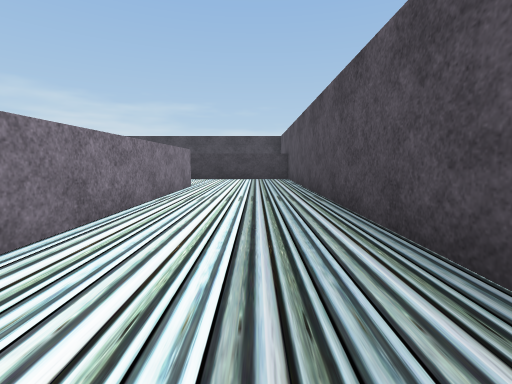
[1] (above)

16 first-person views from a walk through a Unity game level. The camera is 0.64 m above the floor, tilts 6° down and sees 85° across. The floor is counted in squares, 1 m on a side. Each view is taken from the middle of a square. On the plan, view 1 faces up. The plan holds only what a view shows up to about 9 squares ahead; the rest is blank. The place goes on beyond the plan. The player is left out. Some surface patterns are stand-ins.

[2]
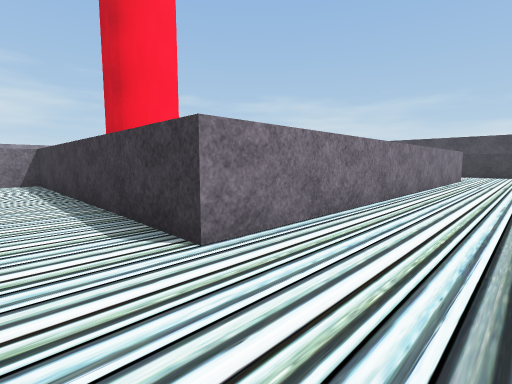

[3]
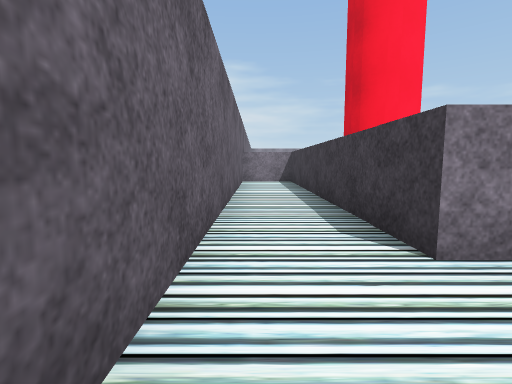

[4]
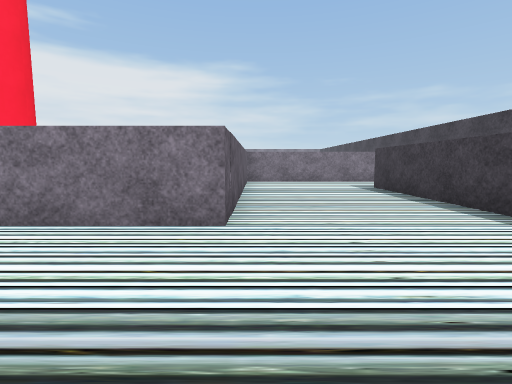

[5]
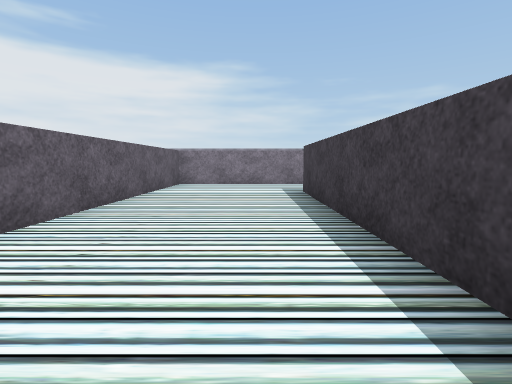

[6]
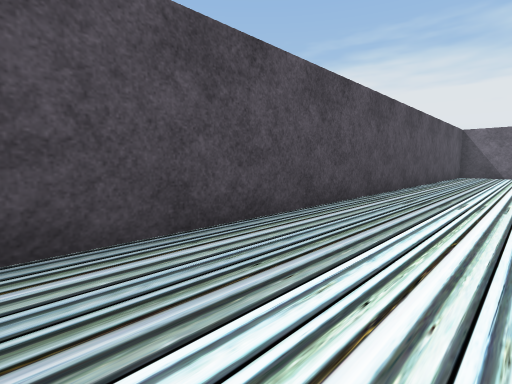

[7]
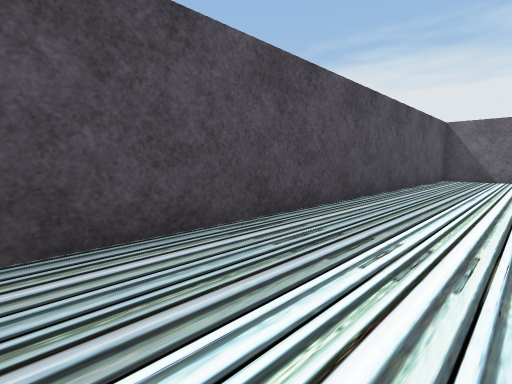

[8]
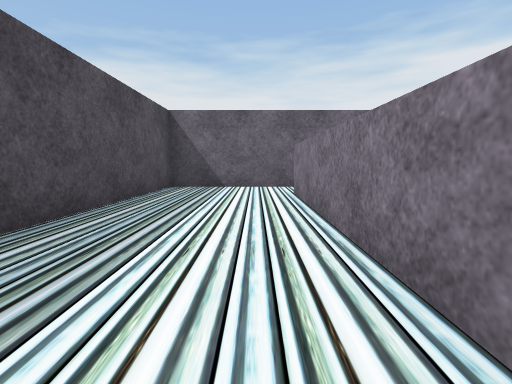

[9]
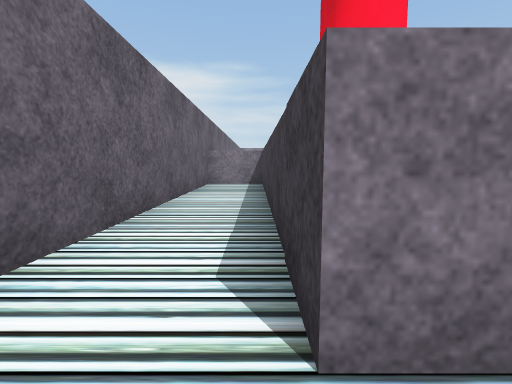

[10]
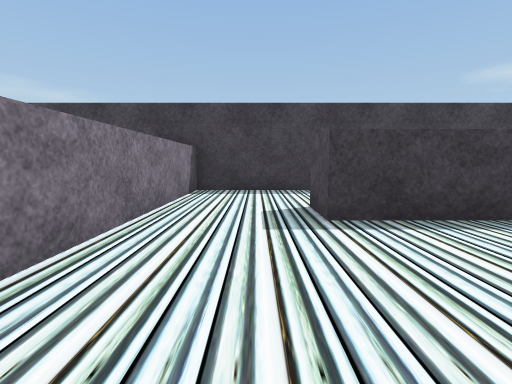

[11]
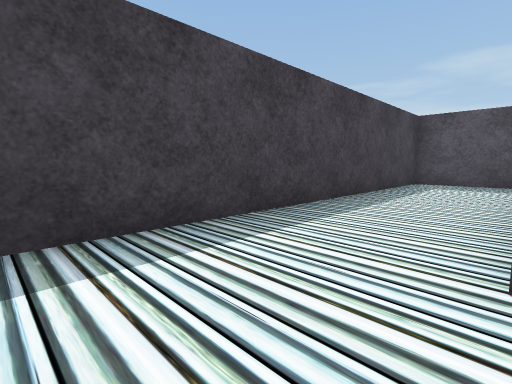

[12]
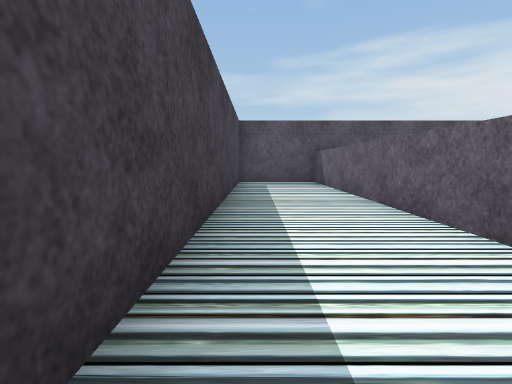

[13]
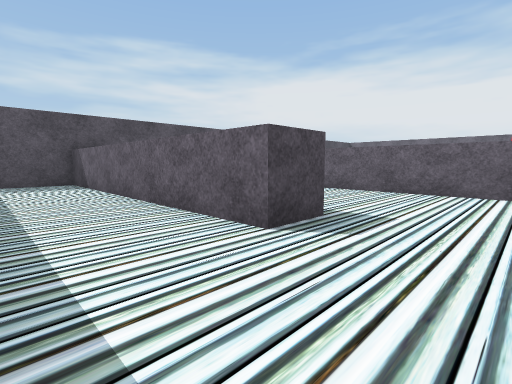

[14]
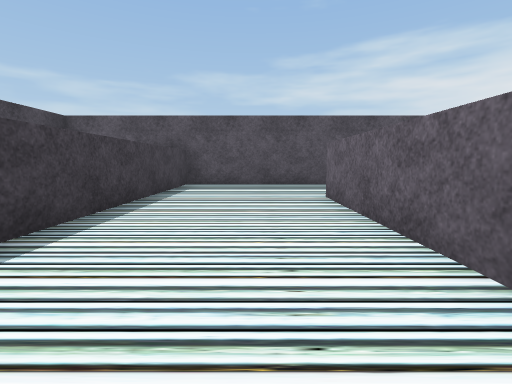

[15]
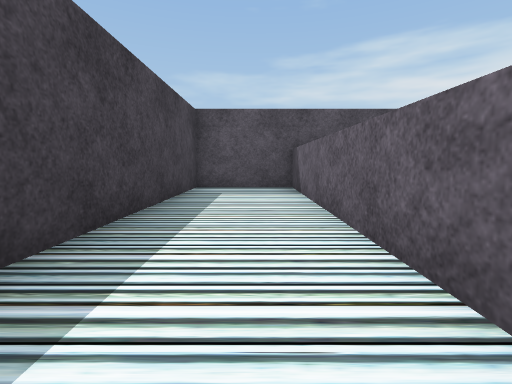

[16]
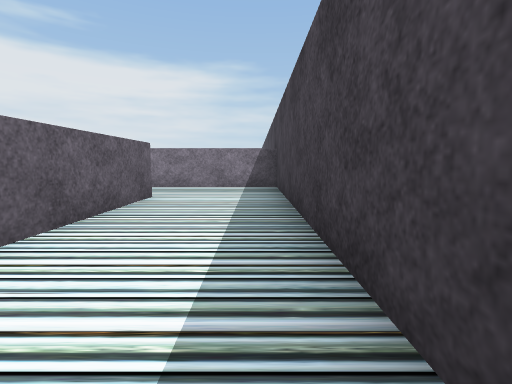

### Floor plan
Points are (right, up) in squares from view 1. A wall is a line through its corners. A room is listed if a view was taken in it or the views show most of it. See-through windows are left out.
Room 1 (views 1, 2, 3, 4, 5, 6, 7, 8, 9, 10, 14)
walls: (-8.4, 10.6) (-8.4, 7.7) (-1.8, 7.7) (-1.8, -2.8) (-9.5, -2.8) (-9.5, -4.4) (1.3, -4.4) (1.3, 11.1) (-6.2, 11.1)
ways out: opening at (-7.5, 11.5) to room 2
Room 2 (views 11, 12, 13, 15, 16)
walls: (-6.2, 11.1) (-6.2, 12) (1.3, 12) (1.3, 14.5) (-8.4, 14.5) (-8.4, 10.6)
ways out: opening at (-7.5, 11.5) to room 1

Positions as (right, up) in squares from view 1, and headings:
1: (0, 0), facing up
2: (0, -4), facing up-left
3: (0, -4), facing left
4: (1, 8), facing left
5: (0, 10), facing left
6: (-1, 10), facing down-right
7: (-1, 7), facing down-right
8: (-1, 3), facing down
9: (-1, -3), facing left
10: (-7, 8), facing up
11: (-8, 12), facing up-right
12: (-8, 14), facing right
13: (-8, 14), facing down-right
14: (-7, 9), facing right
15: (-6, 13), facing right
16: (-1, 14), facing left
